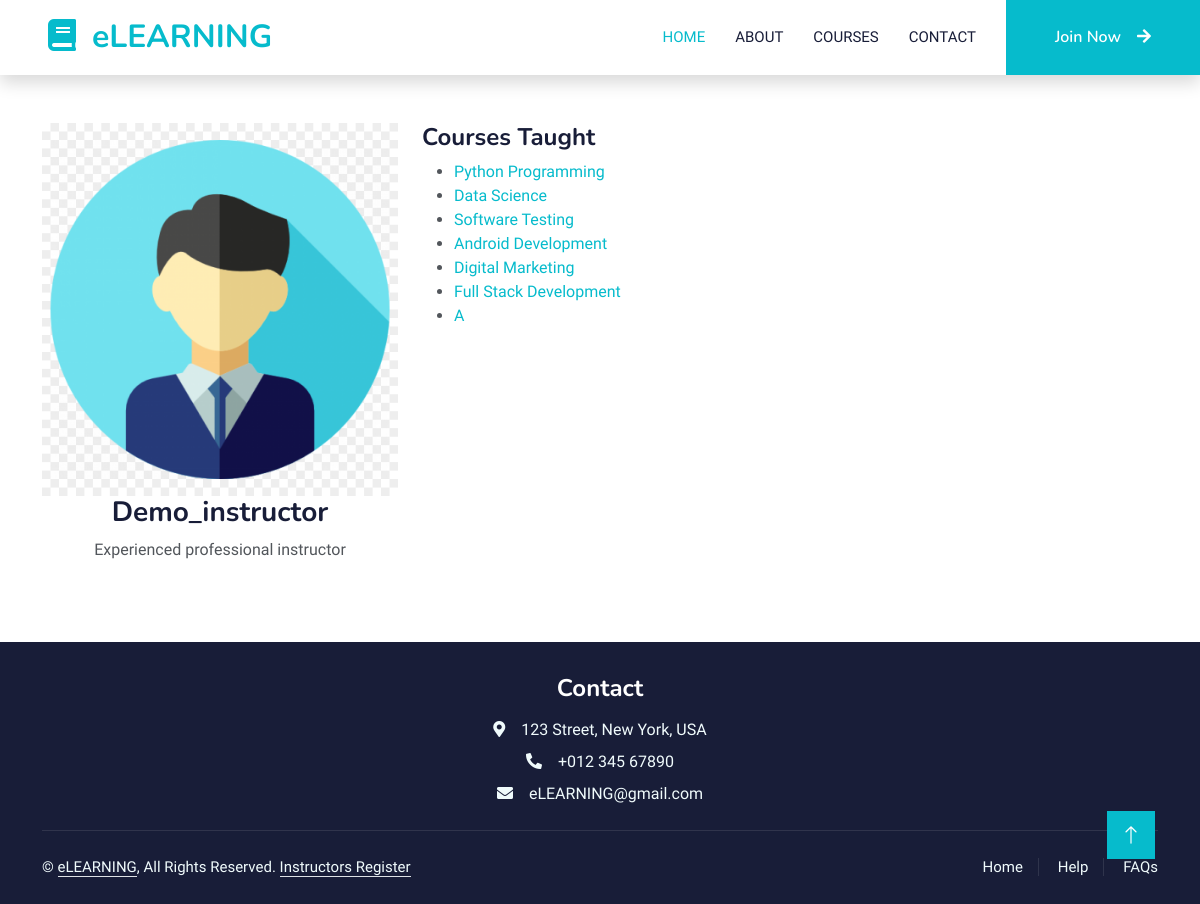
/instructor/14/, run on an earlier commit of the app's database.
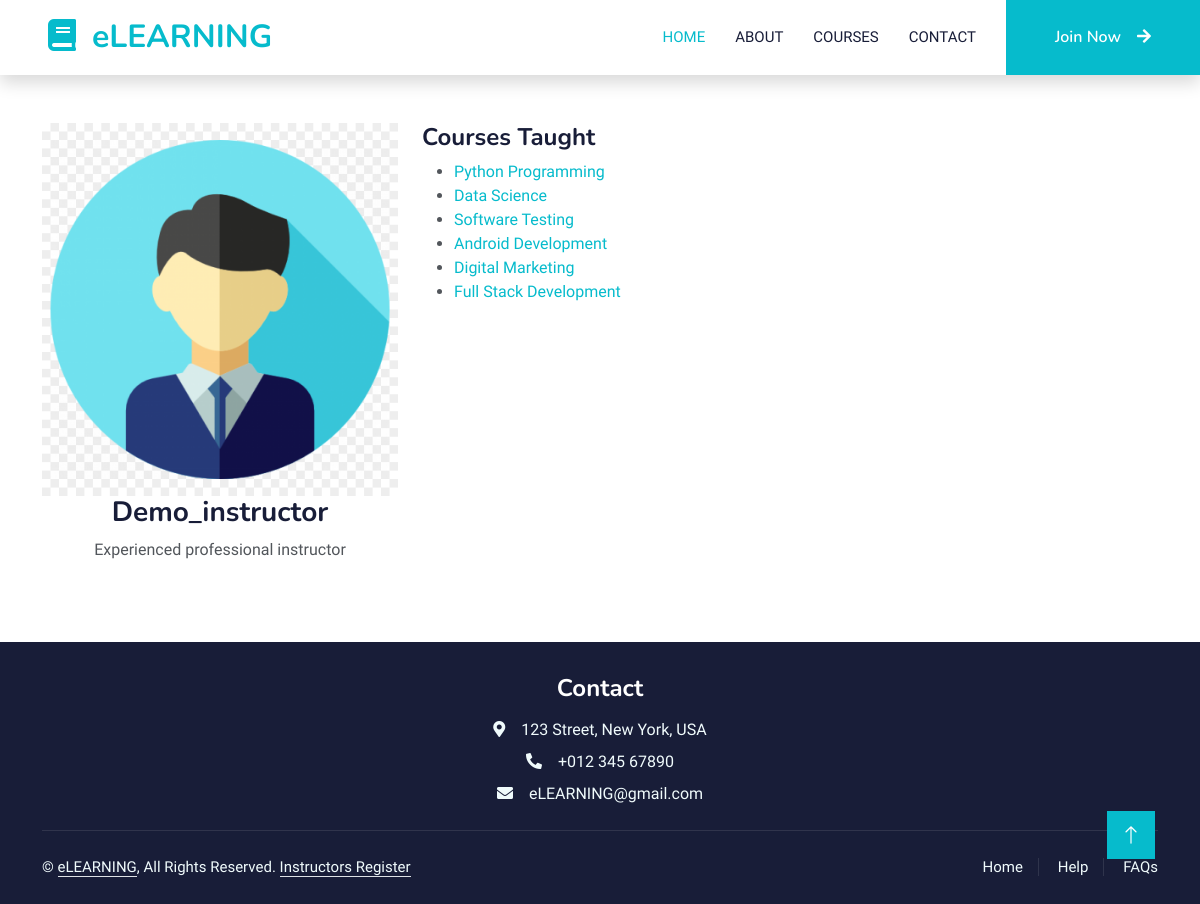
And on a later commit of the database.
### courses_app/models.py (models this page shows, shortened)
class Course(models.Model):
    title = models.CharField(max_length=255)
    description = models.TextField()
    instructor = models.ForeignKey(CustomUser, on_delete=models.CASCADE, limit_choices_to={'user_type': 'instructor'})
    price = models.DecimalField(max_digits=7, decimal_places=2, null=True, blank=True)
    created_at = models.DateTimeField(auto_now_add=True)
    updated_at = models.DateTimeField(auto_now=True)
    image = models.ImageField(upload_to='courses/images/', null=True, blank=True)

### courses_app/views.py (the view)
# urls.py: path('instructor/<int:instructor_id>/', views.instructor_detail, name='instructor_detail'),
def instructor_detail(request, instructor_id):
    instructor = get_object_or_404(CustomUser, id=instructor_id, user_type='instructor')
    courses = Course.objects.filter(instructor=instructor)
    return render(request, 'courses_app/instructor_detail.html', {'instructor': instructor, 'courses': courses})

### accounts_app/models.py (called while the page is built)
    @property
    def get_profile_picture_url(self):
        if self.profile_picture:
            return self.profile_picture.url
        else:
            return '/static/default-profile.png'  # a default image if user has no profile picture

### courses_app/templates/courses_app/instructor_detail.html
{% extends 'courses_app/layout.html' %}
{% block content %}
<div class="container py-5">
    <div class="row">
        <div class="col-md-4">
            <div class="text-center">
                {% if instructor.profile_picture %}
                    <img src="{{ instructor.get_profile_picture_url }}" class="img-fluid" alt="{{ instructor.username }}">
                {% else %}
                    <img src="../static/img/course-1.jpg" class="img-fluid" alt="{{ instructor.username }}">
                {% endif %}
                <h3>{{ instructor.username }}</h3>
                <p>{{ instructor.bio }}</p>
            </div>
        </div>
        <div class="col-md-8">
            <h4>Courses Taught</h4>
            <ul>
                {% for course in courses %}
                    <li><a href="{% url 'course_details' course.id %}">{{ course.title }}</a></li>
                {% empty %}
                    <li>No courses available.</li>
                {% endfor %}
            </ul>
        </div>
    </div>
</div>
{% endblock %}

What changed in the data, as far as the page shows it:
removed Course: title "A"
